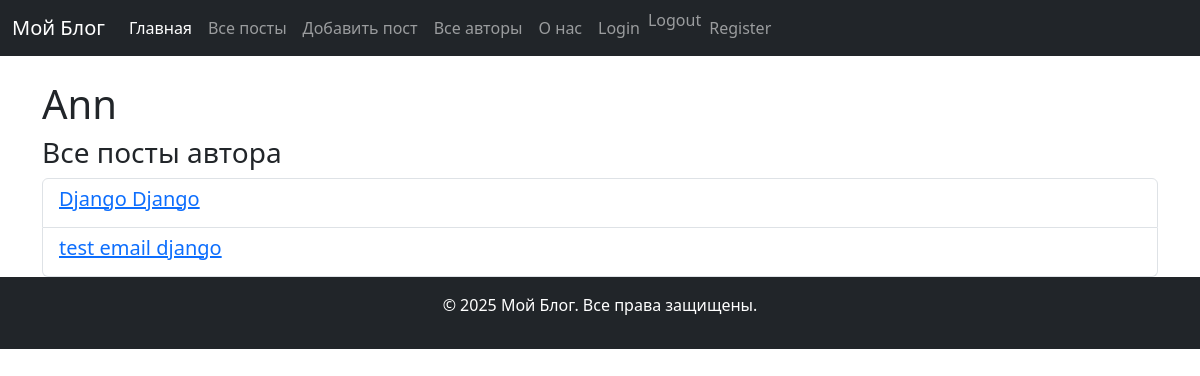
Page /authors/3/ on the committed database.
### blog_app/models.py (models this page shows, shortened)
class Author(models.Model):
    user = models.OneToOneField(
        settings.AUTH_USER_MODEL,
        on_delete=models.CASCADE,
        related_name='author',
        null=True,
        blank=True,
        verbose_name='Пользователь',
    )
    name = models.CharField(max_length=100)

class Post(models.Model):
    title = models.CharField(max_length=100)
    content = models.TextField()
    created_at = models.DateTimeField(auto_now_add=True)
    author = models.ForeignKey('Author', on_delete=models.CASCADE, related_name='posts')
    rating = models.IntegerField(default=0)
    tags = models.ManyToManyField('Tag', related_name='posts')
    class Meta:
        ordering = ['title']
        verbose_name = 'Пост'
        verbose_name_plural = 'Посты'

### blog_app/views.py (the view)
# urls.py: path('authors/<int:author_id>/', author_detail, name='author_detail'),
def author_detail(request, author_id):
    author = get_object_or_404(Author, pk=author_id)
    context = {
        'author': author,
    }
    return render(request, 'blog_app/author_detail.html', context=context)

### blog_app/templates/blog_app/author_detail.html (shortened to what this page needs)
{% extends 'blog_app/base.html' %}
{% block content %}
    <h1>{{ author.name  }}</h1>
    <h3>Все посты автора</h3>
    <ul class="list-group">
        {% for post in author.posts.all %}
            <li class="list-group-item">
                 <a href="{% url 'post_detail' post.pk %}"><h5>{{ post.title }}</h5></a>
            </li>
        {% empty %}
            <p>У автора постов нет</p>
        {% endfor %}
    </ul>
{% endblock %}

### rows in the picture
Author: name "Ann"
Post: title "Django Django"
Post: title "test email django"
